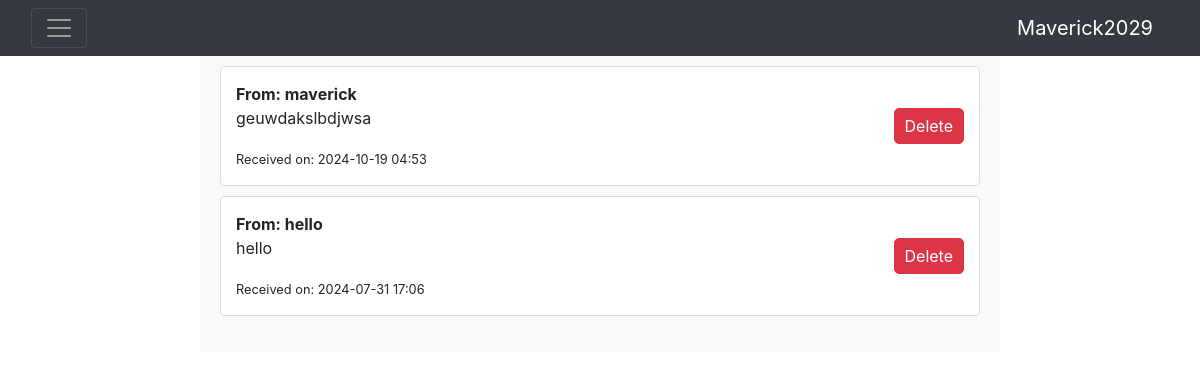
Screenshot of /profile/inbox/ (signed in) with the database file from the repository.
### main/models.py (models this page shows, shortened)
class Message(models.Model):
    sender = models.ForeignKey(User, on_delete=models.CASCADE, related_name='sent_messages')
    receiver = models.ForeignKey(User, on_delete=models.CASCADE, related_name='received_messages')
    content = models.TextField()
    time_created = models.DateTimeField(default=timezone.now)
    is_read = models.BooleanField(default=False)

### main/views.py (the view)
# urls.py: path('profile/inbox/', views.inbox, name='inbox'),
@login_required(login_url='login')
def inbox(request):
    incoming_messages = Message.objects.filter(receiver=request.user).order_by('-time_created')
    incoming_messages.filter(is_read=False).update(is_read=True)
    context = {
        'incoming_messages': incoming_messages
    }
    return render(request, 'main/profiles/inbox.html', context)

### main/templates/main/profiles/inbox.html (shortened to what this page needs)
{% extends "main/utils/base.html" %}
{% block content %}
{% include "main/utils/navbar.html" %}
<div class="inbox-container">
    <h2>Inbox</h2>
    {% if incoming_messages %}
    <ul class="message-list">
        {% for message in incoming_messages %}
        <li class="message-item {% if not message.is_read %}unread-message{% endif %}">
            <div class="message-content">
                <strong>From: {{ message.sender.username }}</strong>
                <p>{{ message.content }}</p>
                <small>Received on: {{ message.time_created|date:"Y-m-d H:i" }}</small>
            </div>
            <form action="{% url 'delete_message' message.id %}" method="post">
                <button type="submit" class="btn btn-danger">Delete</button>
            </form>
        </li>
        {% endfor %}
    </ul>
    {% else %}
    <p>No messages in your inbox.</p>
    {% endif %}
</div>
{% endblock %}

### main/templates/main/utils/navbar.html (shortened to what this page needs)
<nav class="navbar navbar-dark bg-dark fixed-top">
  <div class="container-fluid">
    <button class="navbar-toggler" type="button" data-toggle="collapse" data-target="#navbarNavDropdown" aria-controls="navbarNavDropdown" aria-expanded="false" aria-label="Toggle navigation">
      <span class="navbar-toggler-icon"></span>
    </button>
    {% if user.is_authenticated %}
    <a class="navbar-brand" href="{% url 'profile' user.pk %}">{{ user.username }}</a>
    {% else %}
    <a class="navbar-brand" href="{% url 'home' %}">Guest</a>
    {% endif %}
  </div>
</nav>

### main/templates/main/profiles/inbox.html (style rules this page uses)
.inbox-container { max-width: 800px; margin: 0 auto; padding: 20px; background-color: #f9f9f9; border-radius: 5px; }
.message-list { list-style-type: none; padding: 0; }
.message-item { border: 1px solid #ddd; margin-bottom: 10px; padding: 15px; background-color: #fff; border-radius: 5px; display: flex; justify-content: space-between; align-items: center; }
.message-content { max-width: 75%; }
.btn-danger { background-color: #dc3545; border-color: #dc3545; color: white; border-radius: 5px; padding: 5px 10px; }

### rows the page displays
Message: sender.username "maverick", content "geuwdakslbdjwsa", time_created "2024-10-19 04:53"
Message: sender.username "hello", content "hello", time_created "2024-07-31 17:06"

### other values shown
{{ user.username }} "Maverick2029"
